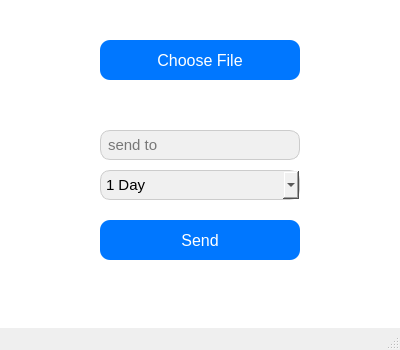
<?xml version="1.0" encoding="UTF-8"?>
<ui version="4.0">
 <class>SendFileWindow</class>
 <widget class="QMainWindow" name="SendFileWindow">
  <property name="geometry">
   <rect>
    <x>0</x>
    <y>0</y>
    <width>400</width>
    <height>350</height>
   </rect>
  </property>
  <property name="windowTitle">
   <string>Send File</string>
  </property>
  <widget class="QWidget" name="centralwidget">
   <property name="styleSheet">
    <string notr="true">
      background-color: white;
      font-family: Segoe UI;
      font-size: 11pt;
    </string>
   </property>
   <widget class="QPushButton" name="btn_choose_file">
    <property name="geometry">
     <rect>
      <x>100</x>
      <y>40</y>
      <width>200</width>
      <height>40</height>
     </rect>
    </property>
    <property name="styleSheet">
     <string notr="true">
       QPushButton {
         background-color: #0077ff;
         color: white;
         border-radius: 10px;
         font-size: 12pt;
       }
       QPushButton:hover {
         background-color: #3399ff;
       }
     </string>
    </property>
    <property name="text">
     <string>Choose File</string>
    </property>
   </widget>
   <widget class="QLineEdit" name="line_receiver">
    <property name="geometry">
     <rect>
      <x>100</x>
      <y>130</y>
      <width>200</width>
      <height>30</height>
     </rect>
    </property>
    <property name="styleSheet">
     <string notr="true">
      background-color: #f0f0f0;
      border: 1px solid #ccc;
      border-radius: 10px;
      padding: 5px;</string>
    </property>
    <property name="text">
     <string/>
    </property>
    <property name="placeholderText">
     <string>send to</string>
    </property>
   </widget>
   <widget class="QComboBox" name="combo_expiration">
    <property name="geometry">
     <rect>
      <x>100</x>
      <y>170</y>
      <width>200</width>
      <height>30</height>
     </rect>
    </property>
    <property name="styleSheet">
     <string notr="true">QComboBox {
    background-color: #f0f0f0;
    border: 1px solid #ccc;
    border-radius: 10px;
    padding: 5px;
}

QComboBox:focus {
    background-color: #f0f0f0;
}

QComboBox:on {
    background-color: #f0f0f0;
}


</string>
    </property>
    <property name="editable">
     <bool>false</bool>
    </property>
    <item>
     <property name="text">
      <string>1 Day</string>
     </property>
    </item>
    <item>
     <property name="text">
      <string>2 Days</string>
     </property>
    </item>
    <item>
     <property name="text">
      <string>7 Days</string>
     </property>
    </item>
    <item>
     <property name="text">
      <string>30 Days</string>
     </property>
    </item>
   </widget>
   <widget class="QPushButton" name="btn_send">
    <property name="geometry">
     <rect>
      <x>100</x>
      <y>220</y>
      <width>200</width>
      <height>40</height>
     </rect>
    </property>
    <property name="styleSheet">
     <string notr="true">
       QPushButton {
         background-color: #0077ff;
         color: white;
         border-radius: 10px;
         font-size: 12pt;
       }
       QPushButton:hover {
         background-color: #3399ff;
       }
     </string>
    </property>
    <property name="text">
     <string>Send</string>
    </property>
   </widget>
  </widget>
  <widget class="QMenuBar" name="menubar">
   <property name="geometry">
    <rect>
     <x>0</x>
     <y>0</y>
     <width>400</width>
     <height>21</height>
    </rect>
   </property>
  </widget>
  <widget class="QStatusBar" name="statusbar"/>
 </widget>
 <resources/>
 <connections/>
</ui>
